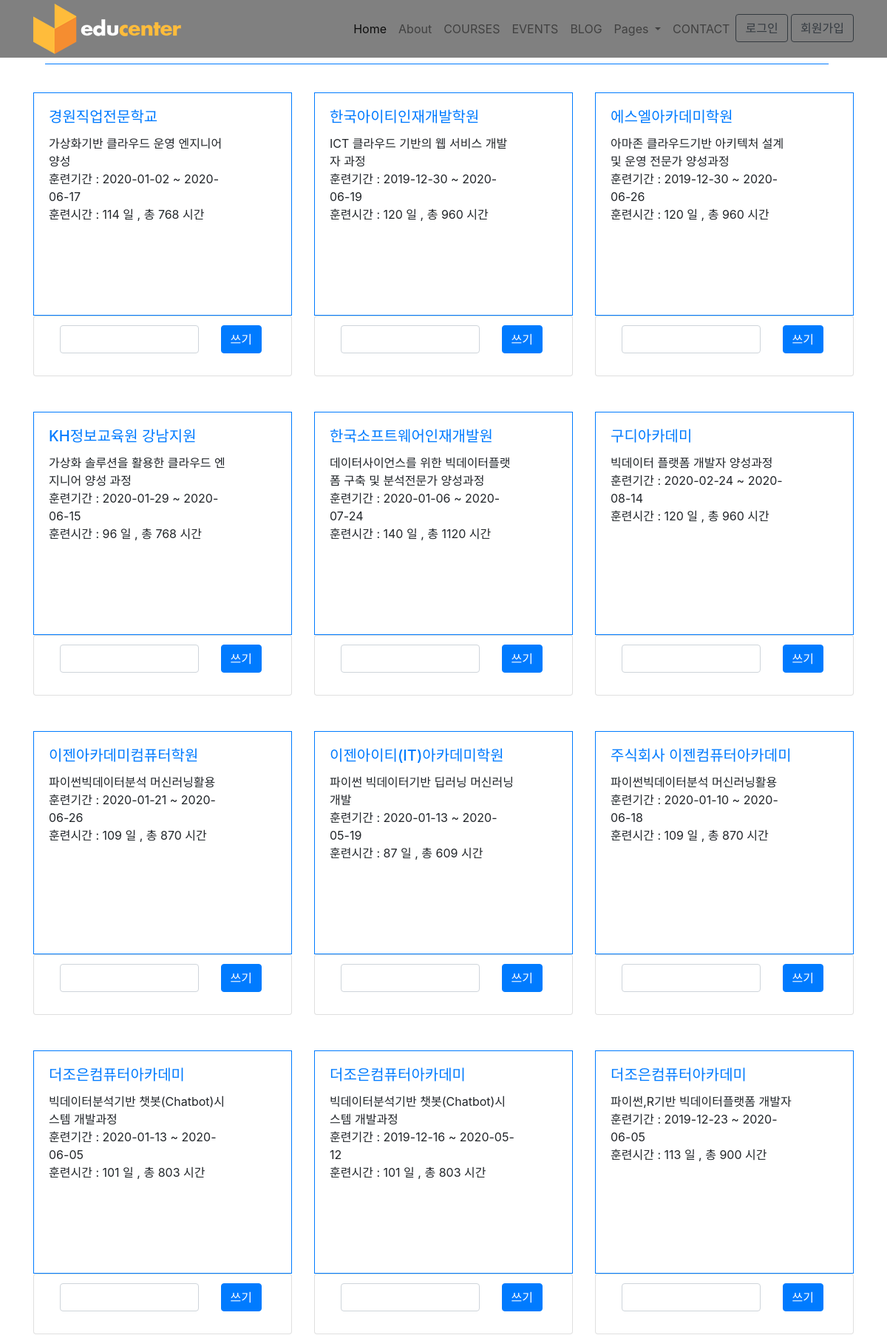
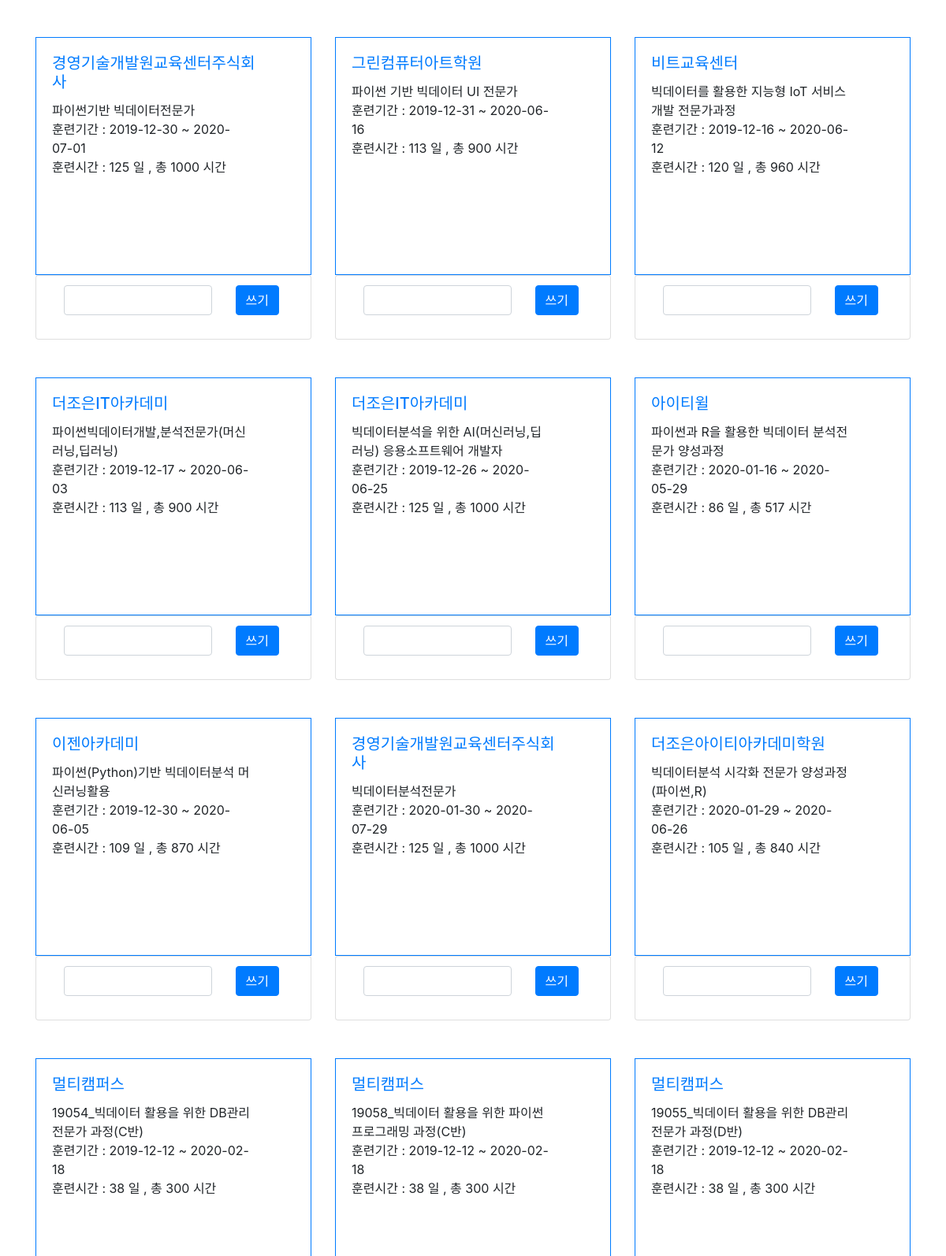
The page /window/window/seoul/ (upper part) on the database its author committed (2 pictures, top to bottom).
### itess/models.py (models this page shows)
class Information(models.Model):
    title = models.CharField(max_length=300)
    academy = models.CharField(max_length=300)
    info = models.CharField(max_length=300)
    link = models.CharField(max_length=300)
    academy_title = models.CharField(max_length=300)
    academy_num= models.CharField(max_length=300)
    training_date = models.CharField(max_length= 300)
    pay = models.CharField(max_length= 300)
    training_wage = models.CharField(max_length= 300)
    people = models.CharField(max_length= 300)
    training_time = models.CharField(max_length= 300)
    code = models.CharField(max_length=100)
    topic = models.ForeignKey(Topic, on_delete=models.CASCADE, related_name='courses')

### window/views.py (the view)
# urls.py: path('window/seoul/', window_views.seoul, name = "seoul"),
def seoul(request):
    return render(request, 'window/seoul.html', context)

### window/templates/window/seoul.html (shortened to what this page needs)
<!DOCTYPE html>
<html lang="zxx">
{% load static %}
<head>
  <link rel="stylesheet" href="{% static 'plugins/bootstrap/bootstrap.min.css' %}">
  <link rel="stylesheet" href="{% static 'plugins/slick/slick.css' %}">
  <link rel="stylesheet" href="{% static 'plugins/themify-icons/themify-icons.css'%}">
  <link rel="stylesheet" href="{% static 'plugins/animate/animate.css'%}">
  <link rel="stylesheet" href="{% static 'plugins/venobox/venobox.css'%}">
    <link rel="stylesheet" href="https://stackpath.bootstrapcdn.com/bootstrap/4.4.1/css/bootstrap.min.css">
</head>
<body>
  <header class="fixed-top header">
    <div class="navigation w-100" >
      <div class="container">
        <nav class="navbar navbar-expand-lg navbar-light p-0">
          <a class="navbar-brand" href="{% url 'window:menu'%}"><img src="{% static 'images/logo.png' %}" alt="logo"></a>
          <div class="collapse navbar-collapse" id="navigation">
            <ul class="navbar-nav ml-auto text-center">
              <li class="nav-item active">
                <a class="nav-link" href="{% url 'window:menu'%}">Home</a>
              </li>
              <li class="nav-item @@about">
                <a class="nav-link" href="{% url 'window:about'%}">About</a>
              </li>
              <li class="nav-item @@courses">
                <a class="nav-link" href="courses.html">COURSES</a>
              </li>
              <li class="nav-item @@events">
                <a class="nav-link" href="events.html">EVENTS</a>
              </li>
              <li class="nav-item @@blog">
                <a class="nav-link" href="blog.html">BLOG</a>
              </li>
              <li class="nav-item dropdown view">
                <a class="nav-link dropdown-toggle" href="#" id="navbarDropdown" role="button" data-toggle="dropdown"
                  aria-haspopup="true" aria-expanded="false">
                  Pages
                </a>
              </li>
              <li class="nav-item @@contact">
                <a class="nav-link" href="contact.html">CONTACT</a>
              </li>
                <li>
                   {% if user.is_authenticated %}
                    <a class="btn btn-outline-primary" href="{% url 'accounts:logout' %}">{{user.username}}</a>
                    {% else %}
                    <a class="btn btn-outline-dark" href="{% url 'accounts:login' %}">로그인 </a>
                    <a class="btn btn-outline-dark" href="{% url 'accounts:signup' %}">회원가입</a>
                    {% endif %}
                </li>
            </ul>
          </div>
        </nav>
      </div>
    </div>
  </header>
  <br>
  <br>
  <section class="section-sm">
    <div class="container">
      <div class="row">
        <div class="col-12">
          <div class="d-flex align-items-center section-title justify-content-between">
            <div class="border-top w-100 border-primary d-none d-sm-block"></div>
            <div>
              <a href="courses.html" class="btn btn-sm btn-primary-outline ml-sm-3 d-none d-sm-block"></a>
            </div>
          </div>
        </div>
      </div>
      <div class="row justify-content-center">
      {% for topic in all_data %}
      {% for info in topic.courses.all %}
      {% if info.academy_num == '서울' %}
      <div class="col-lg-4 col-sm-6 mb-5 item">
          <div class="card p-0 border-primary rounded-0 hover-shadow">
            <div class="card-body" >
              <a href = "{{info.link}}" target="_blank">
              <h5 class="card-title text-primary">{{ info.academy_title }}
              </a></h5>
                <ul class="list-inline mb-2">
                  <li class="list-inline-item">{{ info.title }}</li>
                  <li class="list-inline-item">{{ info.training_date }}</li>
                  <li class="list-inline-item">{{ info.training_time }}</li>
                </ul>
            </div>
          </div>
          <div class="card col-12">
            <div class="card-comment">
              <ul class="list-group list-group-flush">
                <li class="list-group-item">
                    <form action= "{% url 'window:comment' topic.name %}" class="commentForm" >
                      <div class="row">
                        <div class="col-9">
                          <input type="text" class="form-control commentInput">
                        </div>
                        <div class="col-3 text-center">
                          <input type="submit" class="btn btn-primary" value="쓰기">
                        </div>
                      </div>
                    </form>
                </li>
              </ul>
            </div>
          </div>
        </div>
        {% endif %}
      {% endfor %}
      {% endfor %}
    </div>
  </section>
</body>
</html>

### window/templates/window/seoul.html (style rules this page uses)
.navigation { background-color: gray; }
.card-body { width: 300px; height: 300px; }
.card-comment { width: 300px; height: 80px; }

### rows shown on the page
Information: academy_title "경원직업전문학교", title "가상화기반 클라우드 운영 엔지니어 양성", training_date "훈련기간 : 2020-01-02 ~ 2020-06-17", training_time "훈련시간 : 114 일 , 총 768 시간"
Information: academy_title "한국아이티인재개발학원", title "ICT 클라우드 기반의 웹 서비스 개발자 과정", training_date "훈련기간 : 2019-12-30 ~ 2020-06-19", training_time "훈련시간 : 120 일 , 총 960 시간"
Information: academy_title "에스엘아카데미학원", title "아마존 클라우드기반 아키텍처 설계 및 운영 전문가 양성과정", training_date "훈련기간 : 2019-12-30 ~ 2020-06-26", training_time "훈련시간 : 120 일 , 총 960 시간"
Information: academy_title "KH정보교육원 강남지원", title "가상화 솔루션을 활용한 클라우드 엔지니어 양성 과정", training_date "훈련기간 : 2020-01-29 ~ 2020-06-15", training_time "훈련시간 : 96 일 , 총 768 시간"
Information: academy_title "한국소프트웨어인재개발원", title "데이터사이언스를 위한 빅데이터플랫폼 구축 및 분석전문가 양성과정", training_date "훈련기간 : 2020-01-06 ~ 2020-07-24", training_time "훈련시간 : 140 일 , 총 1120 시간"
Information: academy_title "구디아카데미", title "빅데이터 플랫폼 개발자 양성과정", training_date "훈련기간 : 2020-02-24 ~ 2020-08-14", training_time "훈련시간 : 120 일 , 총 960 시간"
Information: academy_title "이젠아카데미컴퓨터학원", title "파이썬빅데이터분석 머신러닝활용", training_date "훈련기간 : 2020-01-21 ~ 2020-06-26", training_time "훈련시간 : 109 일 , 총 870 시간"
Information: academy_title "이젠아이티(IT)아카데미학원", title "파이썬 빅데이터기반 딥러닝 머신러닝 개발", training_date "훈련기간 : 2020-01-13 ~ 2020-05-19", training_time "훈련시간 : 87 일 , 총 609 시간"
Information: academy_title "주식회사 이젠컴퓨터아카데미", title "파이썬빅데이터분석 머신러닝활용", training_date "훈련기간 : 2020-01-10 ~ 2020-06-18", training_time "훈련시간 : 109 일 , 총 870 시간"
Information: academy_title "더조은컴퓨터아카데미", title "빅데이터분석기반 챗봇(Chatbot)시스템 개발과정", training_date "훈련기간 : 2020-01-13 ~ 2020-06-05", training_time "훈련시간 : 101 일 , 총 803 시간"
Information: academy_title "더조은컴퓨터아카데미", title "빅데이터분석기반 챗봇(Chatbot)시스템 개발과정", training_date "훈련기간 : 2019-12-16 ~ 2020-05-12", training_time "훈련시간 : 101 일 , 총 803 시간"
Information: academy_title "더조은컴퓨터아카데미", title "파이썬,R기반 빅데이터플랫폼 개발자", training_date "훈련기간 : 2019-12-23 ~ 2020-06-05", training_time "훈련시간 : 113 일 , 총 900 시간"
Information: academy_title "경영기술개발원교육센터주식회사", title "파이썬기반 빅데이터전문가", training_date "훈련기간 : 2019-12-30 ~ 2020-07-01", training_time "훈련시간 : 125 일 , 총 1000 시간"
Information: academy_title "그린컴퓨터아트학원", title "파이썬 기반 빅데이터 UI 전문가", training_date "훈련기간 : 2019-12-31 ~ 2020-06-16", training_time "훈련시간 : 113 일 , 총 900 시간"
Information: academy_title "비트교육센터", title "빅데이터를 활용한 지능형 IoT 서비스 개발 전문가과정", training_date "훈련기간 : 2019-12-16 ~ 2020-06-12", training_time "훈련시간 : 120 일 , 총 960 시간"
Information: academy_title "더조은IT아카데미", title "파이썬빅데이터개발,분석전문가(머신러닝,딥러닝)", training_date "훈련기간 : 2019-12-17 ~ 2020-06-03", training_time "훈련시간 : 113 일 , 총 900 시간"
Information: academy_title "더조은IT아카데미", title "빅데이터분석을 위한 AI(머신러닝,딥러닝) 응용소프트웨어 개발자", training_date "훈련기간 : 2019-12-26 ~ 2020-06-25", training_time "훈련시간 : 125 일 , 총 1000 시간"
Information: academy_title "아이티윌", title "파이썬과 R을 활용한 빅데이터 분석전문가 양성과정", training_date "훈련기간 : 2020-01-16 ~ 2020-05-29", training_time "훈련시간 : 86 일 , 총 517 시간"
Information: academy_title "이젠아카데미", title "파이썬(Python)기반 빅데이터분석 머신러닝활용", training_date "훈련기간 : 2019-12-30 ~ 2020-06-05", training_time "훈련시간 : 109 일 , 총 870 시간"
Information: academy_title "경영기술개발원교육센터주식회사", title "빅데이터분석전문가", training_date "훈련기간 : 2020-01-30 ~ 2020-07-29", training_time "훈련시간 : 125 일 , 총 1000 시간"
Information: academy_title "더조은아이티아카데미학원", title "빅데이터분석 시각화 전문가 양성과정(파이썬,R)", training_date "훈련기간 : 2020-01-29 ~ 2020-06-26", training_time "훈련시간 : 105 일 , 총 840 시간"
Information: academy_title "멀티캠퍼스", title "19054_빅데이터 활용을 위한 DB관리 전문가 과정(C반)", training_date "훈련기간 : 2019-12-12 ~ 2020-02-18", training_time "훈련시간 : 38 일 , 총 300 시간"
Information: academy_title "멀티캠퍼스", title "19058_빅데이터 활용을 위한 파이썬 프로그래밍 과정(C반)", training_date "훈련기간 : 2019-12-12 ~ 2020-02-18", training_time "훈련시간 : 38 일 , 총 300 시간"
Information: academy_title "멀티캠퍼스", title "19055_빅데이터 활용을 위한 DB관리 전문가 과정(D반)", training_date "훈련기간 : 2019-12-12 ~ 2020-02-18", training_time "훈련시간 : 38 일 , 총 300 시간"
